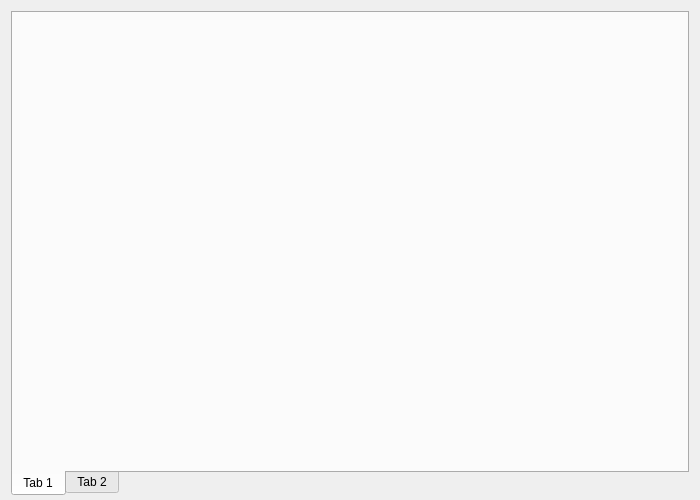
<?xml version="1.0" encoding="UTF-8"?>
<ui version="4.0">
 <class>CFrmLbsMain</class>
 <widget class="QFrame" name="CFrmLbsMain">
  <property name="geometry">
   <rect>
    <x>0</x>
    <y>0</y>
    <width>700</width>
    <height>500</height>
   </rect>
  </property>
  <property name="windowTitle">
   <string>Motion</string>
  </property>
  <property name="windowIcon">
   <iconset resource="lbs.qrc">
    <normaloff>:/png/motioin</normaloff>:/png/motioin</iconset>
  </property>
  <layout class="QGridLayout">
   <property name="bottomMargin">
    <number>4</number>
   </property>
   <item row="0" column="0">
    <widget class="QTabWidget" name="tabWidget">
     <property name="tabPosition">
      <enum>QTabWidget::South</enum>
     </property>
     <property name="currentIndex">
      <number>0</number>
     </property>
     <widget class="QWidget" name="tab">
      <attribute name="title">
       <string>Tab 1</string>
      </attribute>
     </widget>
     <widget class="QWidget" name="tab_2">
      <attribute name="title">
       <string>Tab 2</string>
      </attribute>
     </widget>
    </widget>
   </item>
  </layout>
 </widget>
 <resources>
  <include location="lbs.qrc"/>
 </resources>
 <connections/>
</ui>
